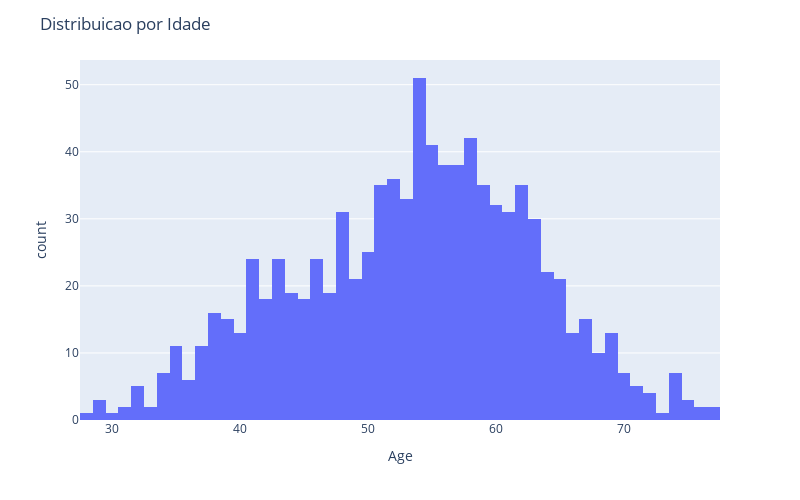

The notebook cell saved with this chart:
### Code cell
hist1 = px.histogram(dados,x="Age",nbins=60)
hist1.update_layout(width=800,height=500,title_text='Distribuicao por Idade')
hist1.show()

### Figure 1 — Plotly figure (JSON) as saved in the notebook; plotly's stock layout.template omitted (floating-point values rounded to 4 significant figures; data arrays with more than 128 entries replaced by an {"elided": "..."} marker saying what was removed)
{"data": [{"alignmentgroup": "True", "bingroup": "x", "hovertemplate": "Age=%{x}<br>count=%{y}<extra></extra>", "legendgroup": "", "marker": {"color": "#636efa", "pattern": {"shape": ""}}, "name": "", "nbinsx": 60, "offsetgroup": "", "orientation": "v", "showlegend": false, "type": "histogram", "x": {"elided": "918 int values"}, "xaxis": "x", "yaxis": "y"}], "layout": {"barmode": "relative", "height": 500, "legend": {"tracegroupgap": 0}, "margin": {"t": 60}, "title": {"text": "Distribuicao por Idade"}, "width": 800, "xaxis": {"anchor": "y", "domain": [0, 1], "title": {"text": "Age"}}, "yaxis": {"anchor": "x", "domain": [0, 1], "title": {"text": "count"}}}}
